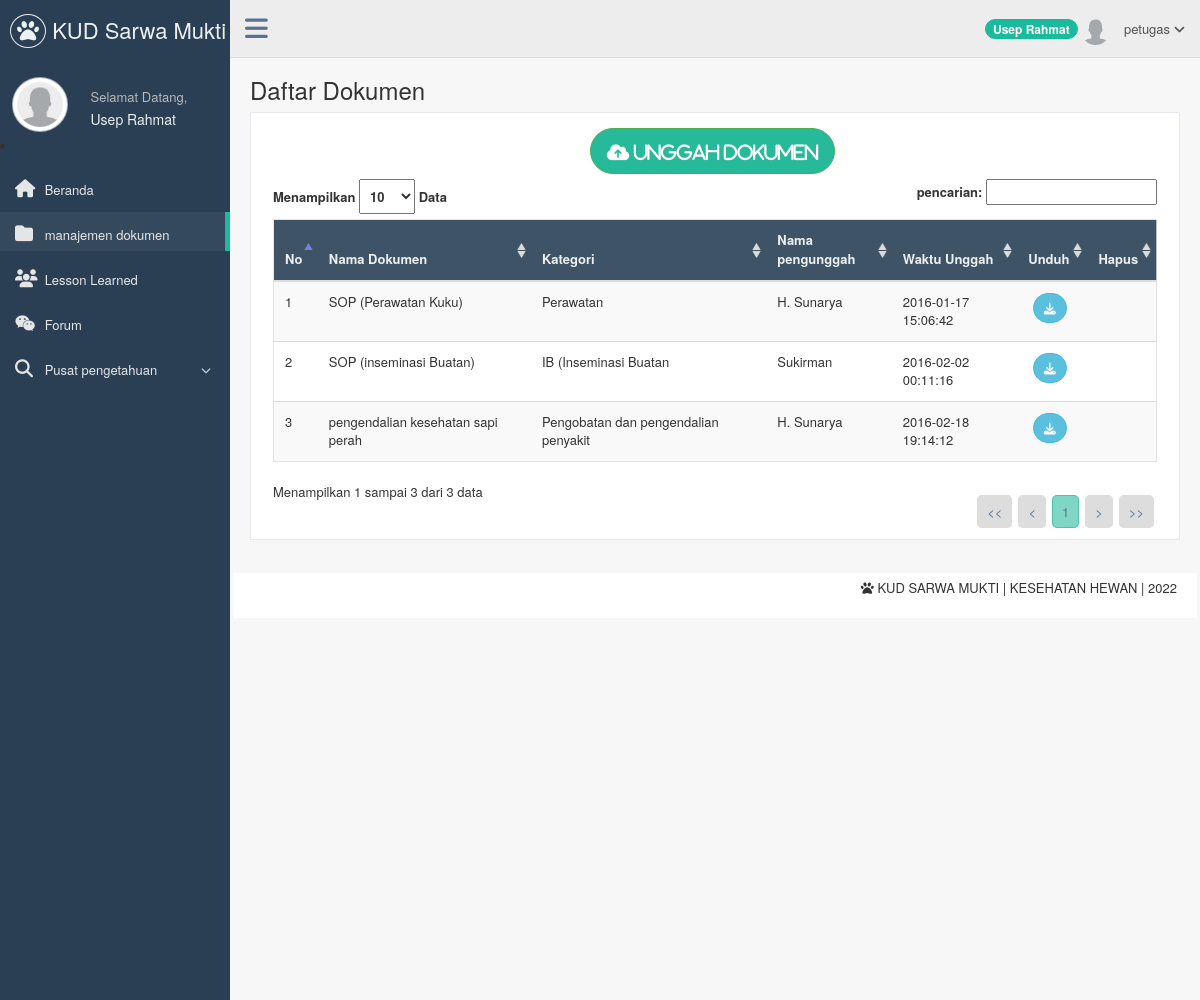
Screenshot of /page/petugas/index.php?page=daftar_dokumen (signed in) with the database file from the repository.
### tables this page shows
CREATE TABLE `t_pengguna` (
  `nip` varchar(15) NOT NULL,
  `username` varchar(50) NOT NULL,
  `password` varchar(50) NOT NULL,
  `nama_pengguna` varchar(200) NOT NULL,
  `level` varchar(80) NOT NULL,
  `email` varchar(150) NOT NULL,
  `jabatan` varchar(50) NOT NULL,
  `status` enum('Aktif','Tidak Aktif') NOT NULL DEFAULT 'Aktif',
  `foto` varchar(255) DEFAULT NULL,
  `alamat` text NOT NULL,
  `tanggal_lahir` date NOT NULL
);

CREATE TABLE `t_dokumen` (
  `id_dokumen` int(5) NOT NULL,
  `id_kategori` int(3) NOT NULL,
  `nip` varchar(15) NOT NULL,
  `nama_dokumen` varchar(150) NOT NULL,
  `dokumen_pengetahuan` varchar(255) NOT NULL,
  `tanggal_unggah` datetime NOT NULL
);

CREATE TABLE `t_kategori` (
  `id_kategori` int(3) NOT NULL,
  `nama_kategori` varchar(150) NOT NULL
);

### config/navigasi.php (called while the page is built, shortened)
<?php
	function navigasi(){
		if (isset($_GET['page'])) {
			switch ($_GET['page']) {
				case 'daftar_dokumen' : include('daftar_dokumen.php');
					break;
			}
		}
		else{
			include "beranda.php";
		}
	}
?>

### page/petugas/daftar_dokumen.php (the view, shortened to what this page needs)
<?php
    if($_SESSION['nip']!=""){
?>
    <div class="page-title">
        <div class="title_left">
            <h3>
                    Daftar Dokumen
            </h3>
        </div>
    </div>
    <div class="clearfix"></div>
        <div class="row">
            <div class="col-md-12 col-sm-12 col-xs-12">
                <div class="x_panel">
                    <div class="x_content">
                       <center><a href="index.php?page=unggah_dokumen"><button type="button" class="btn btn-round btn-success btn-lg" ><i class="fa fa-cloud-upload"> Unggah Dokumen </i></button></a></center>
                        <table id="example" class="table table-striped responsive-utilities jambo_table">
                             <?php
                                        $link = koneksi_db();
                                        $sql = ("SELECT t_dokumen.id_dokumen, t_dokumen.id_kategori, t_dokumen.nip, t_dokumen.nama_dokumen, t_kategori.nama_kategori, t_pengguna.nama_pengguna, t_dokumen.tanggal_unggah, t_dokumen.dokumen_pengetahuan FROM t_dokumen, t_pengguna, t_kategori WHERE t_dokumen.nip = t_pengguna.nip AND t_kategori.id_kategori= t_dokumen.id_kategori");
                                        $tampil=mysql_query($sql,$link);
                                        $banyakrecord=mysql_num_rows($tampil);
                                        if($banyakrecord>0){
                             ?>
                            <thead>
                                <tr class="headings">
                                    <th>No </th>
                                    <th>Nama Dokumen </th>
                                    <th>Kategori </th>
                                    <th>Nama pengunggah </th>
                                    <th>Waktu Unggah </th>
                                    <th align="center">Unduh </th>
                                    <th align="center">Hapus </th>
                                </tr>
                            </thead>
                            <tbody>
                                <?php
                                        $i=0;
                                        while($data=mysql_fetch_array($tampil)){
                                        $i++;?>
                                <tr class="even pointer">
                                    <td>
                                        <?php echo $i; ?>
                                    </td>
                                    <td>
                                        <?php echo $data['nama_dokumen'];?>
                                    </td>
                                    <td>
                                        <?php echo $data['nama_kategori'];?>
                                    </td>
                                    <td>
                                        <?php echo $data['nama_pengguna'];?>
                                    </td>
                                    <td>
                                        <?php echo $data['tanggal_unggah'];?>
                                    </td>
                                     <td align="center">
                                            <a href="<?php echo $data['dokumen_pengetahuan'];?>">
                                                <button type="button" class="btn btn-round btn-info btn-sm" >
                                                    <i class="fa fa-download" data-toggle="tooltip" title="Unduh File"></i>
                                                </button>
                                            </a>
                                    </td>
                                     <td align="center">
                                    </td>
                                </tr>
                            <?php
                            }
                            ?>
                            </tbody>
                        </table>
                        <?php
                    }
                    ?>
                    </div>
                </div>
            </div>
        </div>
    <?php
    }
    else{
    header("Location:../../belum_login.php");
}
?>

### page/petugas/sidebar.php (shortened to what this page needs)
<?php
   if($_SESSION['nip']!=""){
   $nip = $_SESSION['nip'];
?>
<?php
     $queryPhoto=mysql_query("SELECT foto
                        FROM t_pengguna
                        WHERE nip = '$nip'
                        LIMIT 1");
    $data=mysql_fetch_array($queryPhoto);
?>
<div class="col-md-3 left_col">
    <div class="left_col scroll-view">
        <div class="navbar nav_title" style="border: 0;">
            <a href="index.php" class="site_title"><i class="fa fa-paw"></i><span> KUD Sarwa Mukti </span></a>
        </div>
                    <div class="profile">
                        <div class="profile_pic">
                <?php
                    if($data['foto']==NULL){
                ?>
                        <img src="../../images/user.png" alt="..." class="img-circle profile_img" width="200" height="55"/>
                <?php
                    }else{
                ?>
                       <img src="<?php echo $data['foto'];?>"  alt="..." class="img-circle profile_img" width="200" height="55">
                <?php
                    }
                ?>
                        </div>
                        <div class="profile_info">
                            <span>Selamat Datang,</span>
                            <h2><?php echo $_SESSION['nama_pengguna'];?></h2>
                        </div>
                    </div>
                    <li/>
                    <div id="sidebar-menu" class="main_menu_side hidden-print main_menu">
                       <div class="menu_section">
                            <ul class="nav side-menu">
                                <li><a href="index.php"><i class="fa fa-home"></i> Beranda </a>
                                </li>
                                <li><a href="index.php?page=daftar_dokumen"><i class="fa fa-folder"></i> manajemen dokumen </a>
                                </li>
                                <li><a href="index.php?page=lesson_learned"><i class="fa fa-users"></i> Lesson Learned </a>
                                </li>
                                <li><a href="index.php?page=forum"><i class="fa fa-wechat"></i> Forum </a>
                                </li>
                                <li><a><i class="fa fa-search"></i> Pusat pengetahuan <span class="fa fa-chevron-down"></span></a>
                                </li>
                            </ul>
                        </div>
                    </div>
    </div>
</div>
<?php
}
else {
header("Location:../../belum_login.php");
}
?>

### page/petugas/header.php (shortened to what this page needs)
<?php
    if($_SESSION['nip']!=""){
    $nip = $_SESSION['nip'];
    $Nama  = $_SESSION['nama_pengguna'];
    $queryPhoto=mysql_query("SELECT foto
                        FROM t_pengguna
                        WHERE nip = '$nip'
                        LIMIT 1");
    $data=mysql_fetch_array($queryPhoto);
?>
            <div class="top_nav">
                <div class="nav_menu">
                    <nav class="" role="navigation">
                       <div class="nav toggle">
                            <a id="menu_toggle"><i class="fa fa-bars"></i></a>
                        </div>
                        <ul class="nav navbar-nav navbar-right">
                            <li>
                                <a href="javascript:;" class="user-profile dropdown-toggle" data-toggle="dropdown" aria-expanded="false">
                                   <span class="badge bg-green"><?php echo $Nama;?></span> <?php
                                                                if($data['foto']==NULL){
                                                            ?>
                                                                    <img src="../../images/user.png" alt=""/>
                                                            <?php
                                                                }else{
                                                            ?>
                                                                   <img src="<?php echo $data['foto'];?>"  alt="">
                                                            <?php
                                                                }
                                                            ?>
                                                            <?php echo $_SESSION['level'];?>
                                    <span class=" fa fa-angle-down"></span>
                                </a>
                            </li>
                        </ul>
                    </nav>
                </div>
              </div>
<?php
}
else {
header("Location:../../belum_login.php");
}
?>

### rows the page displays
t_pengguna: foto (placeholder picture)
t_dokumen: nama_dokumen "SOP (Perawatan Kuku)", id_kategori.nama_kategori "Perawatan", nip.nama_pengguna "H. Sunarya", tanggal_unggah "2016-01-17 15:06:42"
t_dokumen: nama_dokumen "SOP (inseminasi Buatan)", id_kategori.nama_kategori "IB (Inseminasi Buatan", nip.nama_pengguna "Sukirman", tanggal_unggah "2016-02-02 00:11:16"
t_dokumen: nama_dokumen "pengendalian kesehatan sapi perah", id_kategori.nama_kategori "Pengobatan dan pengendalian penyakit", nip.nama_pengguna "H. Sunarya", tanggal_unggah "2016-02-18 19:14:12"

### other values shown
$_SESSION['nama_pengguna'] "Usep Rahmat"
$Nama "Usep Rahmat"
$_SESSION['level'] "petugas"
